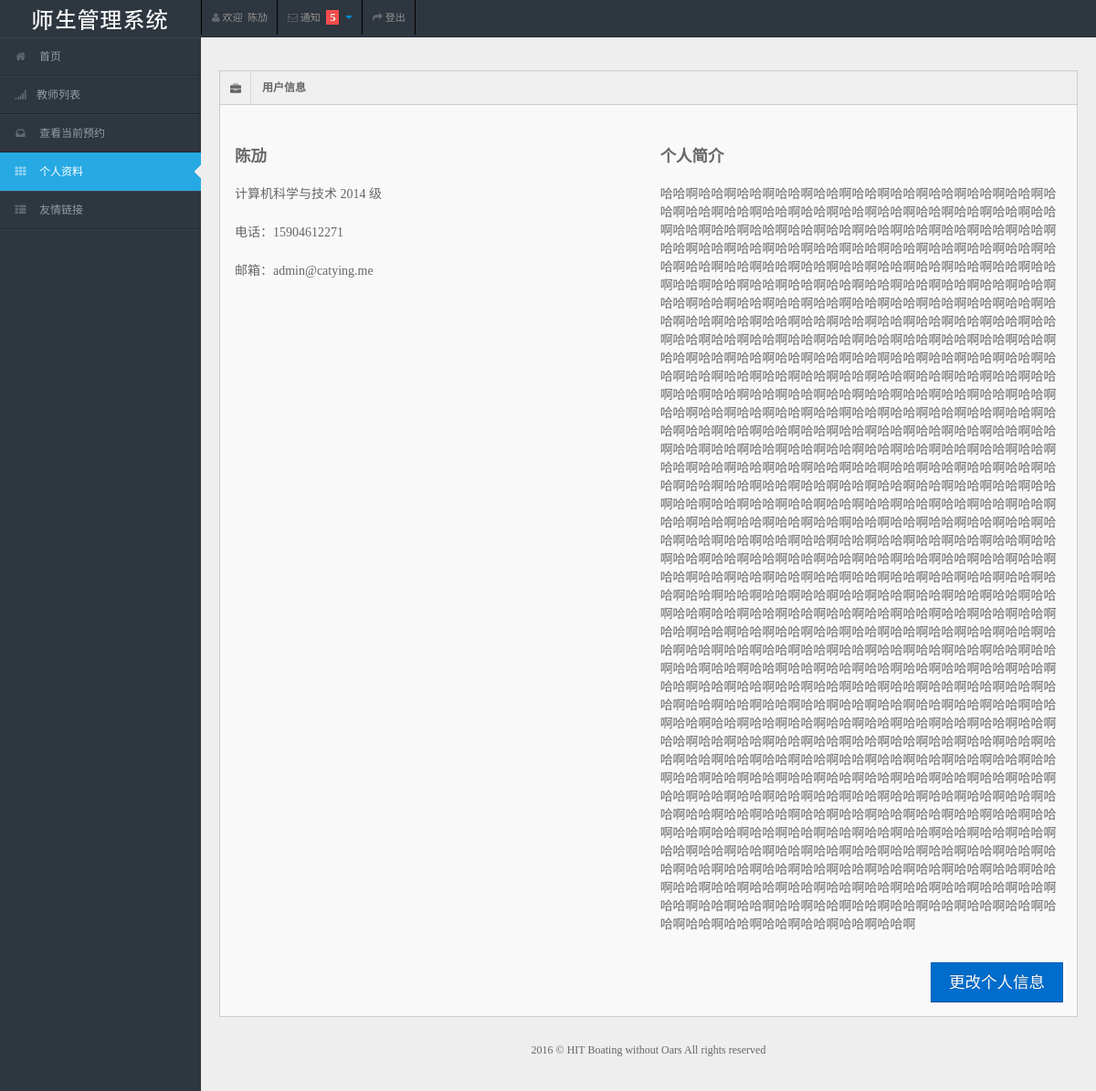
/auth/detail/ (signed in), run on the app's committed database.
### authentication/models.py (models this page shows, shortened)
class MyUser(models.Model):
    user = models.OneToOneField(User)
    name = models.CharField(max_length=64)
    identity = models.IntegerField(default=1)

class StudentInfo(models.Model):
    student_id = models.CharField(max_length=16, blank=True)
    e_mail = models.EmailField(blank=True)
    cellphone = models.CharField(max_length=64, blank=True)
    cell_private = models.BooleanField(default=False, blank=True)
    college = models.CharField(max_length=64, blank=True)
    grade = models.IntegerField(blank=True, null=True)
    description = models.TextField(blank=True)
    myuser = models.OneToOneField(MyUser)

### authentication/views.py (the view)
class InfoDetailView(LoginRequiredMixin, FrontMixin, DetailView):
    context_object_name = 'user'
    template_name = 'authentication/detail.html'
    login_url = reverse_lazy("login")
    def get_object(self, queryset=None):
        return self.request.user.myuser
    def get_context_data(self, **kwargs):
        context = super(InfoDetailView, self).get_context_data(**kwargs)
        context['active'] = 'detail'
        return context

### authentication/mixin.py (called while the page is built)
    def get_context_data(self, **kwargs):
        context = super(AuthMixin, self).get_context_data(**kwargs)
        if self.request.user.is_authenticated():
            myuser = self.request.user.myuser
            context['myuser'] = myuser
        return context

### website/mixin.py (called while the page is built)
    def get_context_data(self, **kwargs):
        return super(FrontMixin, self).get_context_data(**kwargs)

### templates/authentication/detail.html (shortened to what this page needs)
{% extends 'website/base.html' %}
{% load staticfiles %}
{% block content %}
    <div class="container-fluid">
        <div class="row-fluid">
            <div class="span12">
                <div class="widget-box">
                    <div class="widget-title"><span class="icon"> <i class="icon-briefcase"></i> </span>
                        <h5>用户信息</h5>
                    </div>
                    <div class="widget-content">
                        <div class="row-fluid">
                            <div class="span6">
                                <table class="">
                                    <tbody>
                                    <tr>
                                        <td><h4>{{ myuser.name }}</h4></td>
                                    </tr>
                                    <tr>
                                        <td>
                                            <h5 style="font-weight: 400;">{{ myuser.studentinfo.college }}&nbsp;{{ myuser.studentinfo.grade }}
                                                级</h5></td>
                                    </tr>
                                    <tr>
                                        <td><h5 style="font-weight: 400;">电话：{{ myuser.studentinfo.cellphone }}</h5>
                                        </td>
                                    </tr>
                                    <tr>
                                        <td><h5 style="font-weight: 400;">邮箱：{{ myuser.studentinfo.e_mail }}</h5></td>
                                    </tr>
                                    </tbody>
                                </table>
                            </div>
                            <div class="span6">
                                <table class="">
                                    <tbody>
                                    <tr>
                                        <td><h4>个人简介</h4></td>
                                    </tr>
                                    <tr>
                                        <td><h5 style="font-weight: 400;">{{ myuser.studentinfo.description }}</h5></td>
                                    </tr>
                                    </tbody>
                                </table>
                            </div>
                        </div>
                        <div class="row-fluid">
                            <div class="span12">
                                <div class="pull-right">
                                    <br>
                                    <a class="btn btn-primary btn-large pull-right" href="{% url 'stu_update' %}">更改个人信息</a>
                                </div>
                            </div>
                        </div>
                    </div>
                </div>
            </div>
        </div>
    </div>
{% endblock %}

### templates/website/base.html (shortened to what this page needs)
{% load staticfiles %}
<!DOCTYPE html>
<html lang="zh-CN">
<head>
    <link rel="stylesheet" href="{% static 'css/bootstrap.min.css' %}"/>
    <link rel="stylesheet" href="{% static 'css/bootstrap-responsive.min.css' %}"/>
    <link rel="stylesheet" href="{% static 'css/fullcalendar.css' %}"/>
    <link rel="stylesheet" href="{% static 'css/matrix-style.css' %}"/>
    <link rel="stylesheet" href="{% static 'css/matrix-media.css' %}"/>
    <link href="{% static 'font-awesome/css/font-awesome.css' %}" rel="stylesheet"/>
    <link rel="stylesheet" href="{% static 'css/jquery.gritter.css' %}"/>
    <link href="{% static 'css/google.css' %}" rel='stylesheet' type='text/css'>
</head>
<body>
<div id="header">
    <h1><a href="#" style="background: url({% static 'img/logo.png' %}) no-repeat scroll 0 0 transparent;">教师管理系统</a>
    </h1>
</div>
<div id="user-nav" class="navbar navbar-inverse">
    <ul class="nav">
        <li class="" id="profile-messages"><a title="" href="{% url 'detail' %}"><i
                class="icon icon-user"></i> <span class="text">欢迎 &nbsp;{{ myuser.name }}</span></a>
        </li>
        <li class="" id="menu-messages"><a href="#" data-toggle="dropdown" data-target="#menu-messages"
                                           class="dropdown-toggle"><i class="icon icon-envelope"></i> <span
                class="text">通知</span> <span class="label label-important">5</span> <b class="caret"></b></a>
        </li>
        <li class=""><a href="{% url 'logout' %}"><i class="icon icon-share-alt"></i> <span
                class="text">登出</span></a>
        </li>
    </ul>
</div>
<div id="sidebar"><a href="#" class="visible-phone"> Dashboard</a>
    <ul>
        <li id="index"><a href="{% url 'index' %}"><i class="icon icon-home"></i> <span>首页</span></a></li>
        <li id="list"><a href=""><i class="icon icon-signal"></i><span>教师列表</span></a></li>
        <li id="history"><a href=""><i class="icon icon-inbox"></i> <span>查看当前预约</span></a></li>
        <li id="detail"><a href="{% url 'detail' %}"><i class="icon icon-th"></i> <span>个人资料</span></a></li>
        <li class="submenu"><a href="#"><i class="icon icon-th-list"></i> <span>友情链接</span></a>
        </li>
    </ul>
</div>
<div id="content">
    {% block content %}
    {% endblock %}
    <div class="row-fluid">
        <div id="footer" class="span12"> 2016 &copy; HIT Boating without Oars All rights reserved</div>
    </div>
</div>
</body>
</html>

### website/static/css/matrix-style.css (style rules this page uses)
* { outline:none !important; -moz-outline: none !important; font-family: "Microsoft YaHei UI"; }
html, body { height:100% }
body { overflow-x: hidden; margin-top: -10px; font-family: 'Open Sans', sans-serif; font-size:12px; color:#666; }
a { color:#666; }
select, textarea, input[type="text"], input[type="password"], input[type="datetime"], input[type="datetime-local"], input[type="date"], input[type="month"], input[type="time"], input[type="week"], input[type="number"], input[type="email"], input[type="url"], input[type="search"], input[type="tel"], input[type="color"], .uneditable-input, .label, .dropdown-menu, .btn, .well, .progress, .table-bordered, .btn-group > .btn:first-child, .btn-group > .btn:last-child, .btn-group > .btn:last-child, .btn-group > .dropdown-toggle, .alert { border-radius:0px; }
.btn, textarea, input[type="text"], input[type="password"], input[type="datetime"], input[type="datetime-local"], input[type="date"], input[type="month"], input[type="time"], input[type="week"], input[type="number"], input[type="email"], input[type="url"], input[type="search"], input[type="tel"], input[type="color"], .uneditable-input { box-shadow:none; }
.progress, .progress-success .bar, .progress .bar-success, .progress-warning .bar, .progress .bar-warning, .progress-danger .bar, .progress .bar-danger, .progress-info .bar, .progress .bar-info, .btn, .btn-primary { background-image:none; }
#footer { padding:10px; text-align:center; }
.label-important, .badge-important { background:#f74d4d; }
#header { position: relative; width: 100%; z-index: -9; }
#header h1 { height: 31px; left: 20px; line-height: 600px; overflow: hidden; position: relative; top: 10px; width: 191px; }
#header h1 a { display: block; }
#user-nav { position: absolute; left: 220px; top:0px; z-index: 20; margin: 0; }
#user-nav > ul { margin: 0; padding: 0; list-style: none; border-right: 1px solid #2e363f;border-left: 1px solid #000; }
#user-nav > ul > li { float: left; list-style-type: none; margin: 0; position: relative; padding: 0; border-left: 1px solid #2e363f; border-right: 1px solid #000; }
#user-nav > ul > li > a { padding:9px 10px; display: block; font-size: 11px; }
#user-nav > ul > li > a > i, #sidebar li a i { opacity: .5; margin-top: 2px; }
#user-nav > ul > li > a > .label { vertical-align: middle; padding: 1px 4px 1px; margin: -2px 4px 0; display: inline-block; }
#sidebar { display: block; float: left; position: relative; width: 220px; z-index: 16; }
#sidebar > ul { list-style: none; margin: 0px 0 0; padding: 0; position: absolute; width: 220px; }
#sidebar > ul > li { display: block; position: relative; }
#sidebar > ul > li > a { padding: 10px 0 10px 15px; display: block; color: #939da8; }
#sidebar > ul > li > a > i { margin-right: 10px; }
#sidebar > ul > li.active > a { background: url("../img/menu-active.png") no-repeat scroll right center transparent !important; text-decoration:none; }
#content { background: none repeat scroll 0 0 #eeeeee; margin-left: 220px; margin-right: 0; padding-bottom: 25px; position: relative; min-height:100%; width: auto; }
.container-fluid .row-fluid:first-child { margin-top: 20px; }
.widget-box { background: none repeat scroll 0 0 #F9F9F9; border-left: 1px solid #CDCDCD; border-top: 1px solid #CDCDCD; border-right: 1px solid #CDCDCD; clear: both; margin-top: 16px; margin-bottom: 16px; position: relative; }
.widget-title, .modal-header, .table th, div.dataTables_wrapper .ui-widget-header { background:#efefef; border-bottom: 1px solid #CDCDCD; height: 36px; }
.widget-title span.icon { padding: 9px 10px 7px 11px; float: left; border-right:1px solid #dadada; }
.widget-title h5 { color: #666; float: left; font-size: 12px; font-weight: bold; padding: 12px; line-height: 12px; margin: 0; }
.widget-content { padding:15px; border-bottom: 1px solid #cdcdcd; }

### website/static/css/matrix-media.css (style rules this page uses)
body { background:#2E363F; }
#header { margin-top:10px; }
#sidebar > ul { border-bottom: 1px solid #37414b }
#sidebar > ul > li { border-top: 1px solid #37414b; border-bottom: 1px solid #1f262d; }
#sidebar > ul > li.active { background-color: #27a9e3; border-bottom: 1px solid #27a9e3; border-top: 1px solid #27a9e3; }
#sidebar > ul > li.active a { color:#fff; text-decoration:none; }

### data on the page
MyUser: name "陈劢", studentinfo.college "计算机科学与技术", studentinfo.grade "2014", studentinfo.cellphone "15904612271", studentinfo.e_mail "admin@catying.me", studentinfo.description "哈哈啊哈哈啊哈哈啊哈哈啊哈哈啊哈哈啊哈哈啊哈哈啊哈哈啊哈哈啊哈哈啊哈哈啊哈哈啊哈哈啊哈哈啊哈哈啊哈哈啊哈哈啊哈哈啊哈哈啊哈哈啊哈哈啊哈哈啊哈哈啊哈哈啊哈哈啊哈哈啊哈哈啊哈哈啊哈哈啊哈哈啊哈哈啊哈哈啊哈哈啊哈哈啊哈哈啊哈哈啊哈哈啊哈哈啊哈哈啊哈哈啊哈哈啊哈哈啊哈哈啊哈哈啊哈哈啊哈哈啊哈哈啊哈哈啊哈哈啊哈哈啊哈哈啊哈哈啊哈哈啊哈哈啊哈哈啊哈哈啊哈哈啊哈哈啊哈哈啊哈哈啊哈哈啊哈哈啊哈哈啊哈哈啊哈哈啊哈哈啊哈哈啊哈哈啊哈哈啊哈哈啊哈哈啊哈哈啊哈哈啊哈哈啊哈哈啊哈哈啊哈哈啊哈哈啊哈哈啊哈哈啊哈哈啊哈哈啊哈哈啊哈哈啊哈哈啊哈哈啊哈哈啊哈哈啊哈哈啊哈哈啊哈哈啊哈哈啊哈哈啊哈哈啊哈哈啊哈哈啊哈哈啊哈哈啊哈哈啊哈哈啊哈哈啊哈哈啊哈哈啊哈哈啊哈哈啊哈哈啊哈哈啊哈哈啊哈哈啊哈哈啊哈哈啊哈哈啊哈哈啊哈哈啊哈哈啊哈哈啊哈哈啊哈哈啊哈哈啊哈哈啊哈哈啊哈哈啊哈哈啊哈哈啊哈哈啊哈哈啊哈哈啊哈哈啊哈哈啊哈哈啊哈哈啊哈哈啊哈哈啊哈哈啊哈哈啊哈哈啊哈哈啊哈哈啊哈哈啊哈哈啊哈哈啊哈哈啊哈哈啊哈哈啊哈哈啊哈哈啊哈哈啊哈哈啊哈哈啊哈哈啊哈哈啊哈哈啊哈哈啊哈哈啊哈哈啊哈哈啊哈哈啊哈哈啊哈哈啊哈哈啊哈哈啊哈哈啊哈哈啊哈哈啊哈哈啊哈哈啊哈哈啊哈哈啊哈哈啊哈哈啊哈哈啊哈哈啊哈哈啊哈哈啊哈哈啊哈哈啊哈哈啊哈哈啊哈哈啊哈哈啊哈哈啊哈哈啊哈哈啊哈哈啊哈哈啊哈哈啊哈哈啊哈哈啊哈哈啊哈哈啊哈哈啊哈哈啊哈哈啊哈哈啊哈哈啊哈哈啊哈哈啊哈哈啊哈哈啊哈哈啊哈哈啊哈哈啊哈哈啊哈哈啊哈哈啊哈哈啊哈哈啊哈哈啊哈哈啊哈哈啊哈哈啊哈哈啊哈哈啊哈哈啊哈哈啊哈哈啊哈哈啊哈哈啊哈哈啊哈哈啊哈哈啊哈哈啊哈哈啊哈哈啊哈哈啊哈哈啊哈哈啊哈哈啊哈哈啊哈哈啊哈哈啊哈哈啊哈…"
